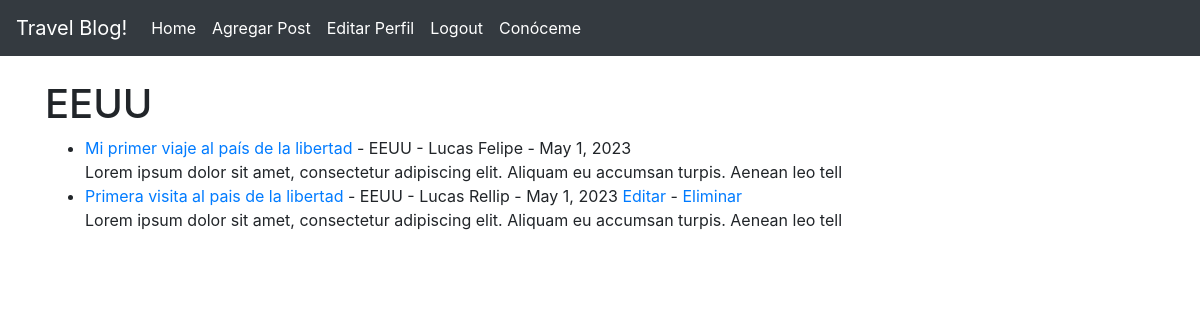
/categorias/EEUU/ (signed in), run on the app's committed database.
### TravelBlog/models.py (models this page shows, shortened)
class Post(models.Model):
    titulo = models.CharField(max_length= 50)
    autor = models.ForeignKey(User, on_delete=models.CASCADE)
    cuerpo = models.TextField()
    fechapost = models.DateField(auto_now_add=True)
    categorias = models.CharField(max_length= 50, default='Otros')
    imagen = models.ImageField(null=True, blank=True, upload_to = "imagenes/")

### TravelBlog/views.py (the view)
# urls.py: path('categorias/<str:categ>/', VistaCategoria, name = "categorias"),
def VistaCategoria(request, categ):
    categorias_post = Post.objects.filter(categorias=categ)
    return render(request, 'categorias.html', {'categ':categ, 'categorias_post': categorias_post})

### TravelBlog/templates/categorias.html
{% extends 'base.html' %}
{% block contenido_cambia %}
<h1>{{ categ }}</h1>
{% if categorias_post %}
<ul>
{% for post in categorias_post %}
    <li><a href="{% url 'articulodetalle' post.pk %}"> {{ post.titulo }} <a/> - {{ post.categorias }}
        - {{ post.autor.first_name }}
         {{ post.autor.last_name }}
        - {{ post.fechapost }}
        {% if user.is_authenticated %}
            {% if user.id == post.autor.id %}
            <a href="{% url 'editarpost' post.pk %}">Editar<a/> -
            <a href="{% url 'eliminarpost' post.pk %}">Eliminar<a/>
            {% endif %}
        {% endif %}
        <br/>
    {{ post.cuerpo | slice:"100" | safe }}</li>
{% endfor %}
{% else %}
<h3>Disculpe, esta página no existe</h3>
{% endif %}
</ul>
{% endblock %}

### data on the page
Post: titulo "Mi primer viaje al país de la libertad", categorias "EEUU", autor.first_name "Lucas", autor.last_name "Felipe", fechapost "May 1, 2023", cuerpo "Lorem ipsum dolor sit amet, consectetur adipiscing elit. Aliquam eu accumsan turpis. Aenean leo tell"
Post: titulo "Primera visita al pais de la libertad", categorias "EEUU", autor.first_name "Lucas", autor.last_name "Rellip", fechapost "May 1, 2023", shows "Editar", cuerpo "Lorem ipsum dolor sit amet, consectetur adipiscing elit. Aliquam eu accumsan turpis. Aenean leo tell"

### other printed values
{{ categ }} "EEUU"
